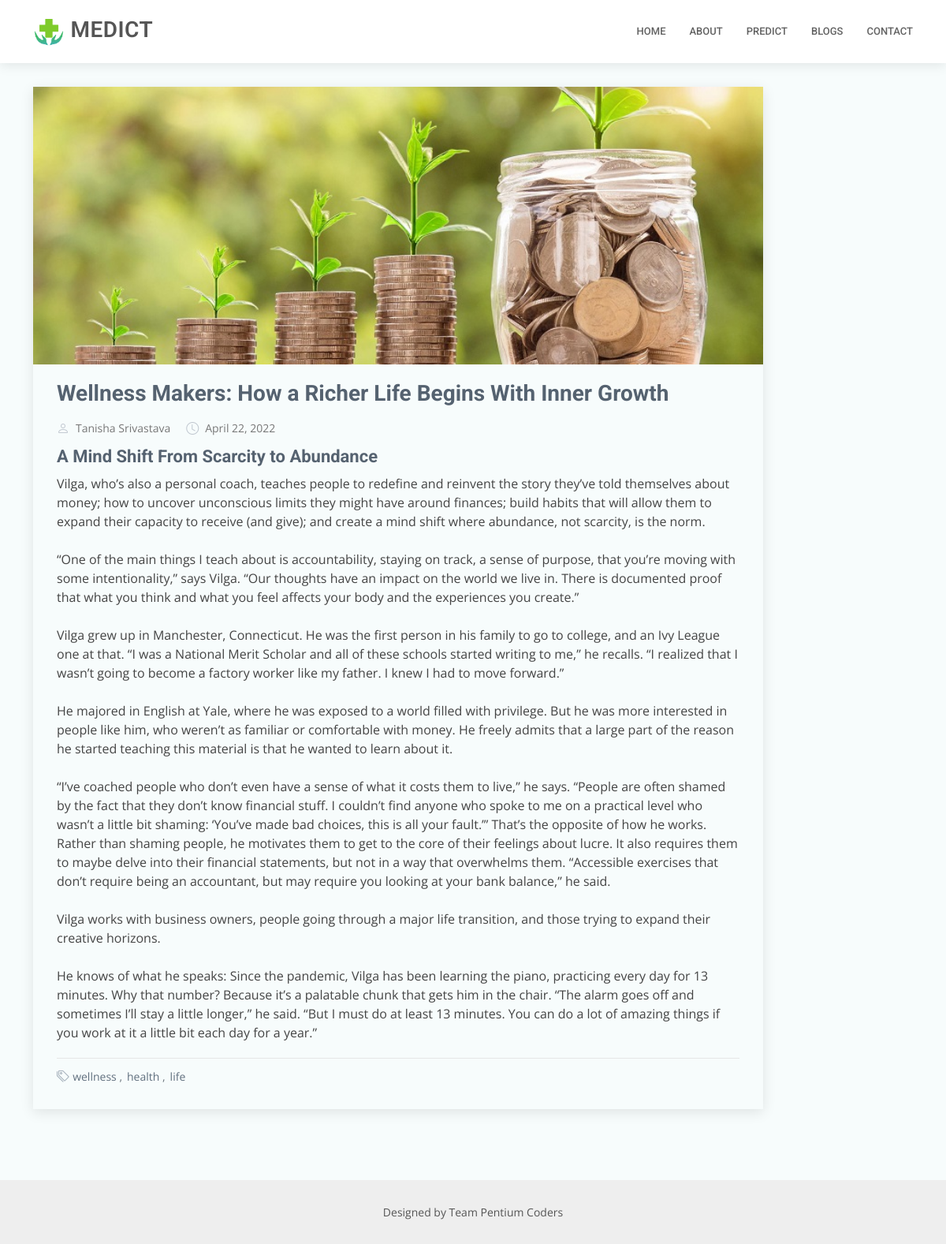
The page /blogpost/4 on the database its author committed.
### Main/models.py (models this page shows)
class Blog(models.Model):
    sno = models.AutoField(primary_key=True)
    author = models.CharField(max_length=30)
    title = models.CharField(max_length=100)
    metadesc = models.CharField(max_length=150)
    content = models.TextField()
    thumbimg = models.ImageField(upload_to='blogs/thumbnail', blank=True, null=True)
    featureimg = models.ImageField(upload_to='blogs/', blank=True, null=True)
    tags = models.TextField()
    dateposted = models.DateField(auto_now_add=True)

### Main/views.py (the view)
# urls.py: path('blogpost/<slug:slug>', views.blog, name="blog"),
def blog(request, slug):
    blog = Blog.objects.get(sno=slug)
    tags = blog.tags.split()
    return render(request, 'blogpost.html', {"blog": blog, "tags":tags})

### template/blogpost.html (shortened to what this page needs)
{% extends 'base.html' %}  {% block body %}
<main id="main">
  <section id="blog" class="blog section-bg">
    <div class="container" data-aos="fade-up">
      <div class="row">
        <div class="col-lg-10 entries">
          <article class="entry entry-single">
            <div class="entry-img">
              <img
                src="{{blog.featureimg.url}}"
                alt="{{blog.title}"
                class="col-12"
              />
            </div>
            <h2 class="entry-title">
              <a href="#">{{blog.title}}</a>
            </h2>
            <div class="entry-meta">
              <ul>
                <li class="d-flex align-items-center">
                  <i class="bi bi-person"></i>
                  <a href="blog-single.html">{{blog.author}}</a>
                </li>
                <li class="d-flex align-items-center">
                  <i class="bi bi-clock"></i>
                  <a href="blog-single.html">
                    <time datetime="{{blog.dateposted}}"
                      >{{blog.dateposted}}</time
                    >
                  </a>
                </li>
              </ul>
            </div>
            <div class="entry-content">
              <div>{{ blog.content|safe }}</div>
            </div>
            <div class="entry-footer">
              <i class="bi bi-tags"></i>
              <ul class="tags">
                {% for tag in tags %}
                <li><a>{{tag}}</a></li>
                {% endfor %}
              </ul>
            </div>
          </article>
        </div>
      </div>
    </div>
  </section>
</main>
{% endblock body %}

### assets/static/css/style.css (style rules this page uses)
body { font-family: "Open Sans", sans-serif; color: #444444; }
a { color: #3fbbc0; text-decoration: none; }
h1, h2, h3, h4, h5, h6 { font-family: "Roboto", sans-serif; }
section { padding: 60px 0; overflow: hidden; }
.section-bg { background-color: #f7fcfc; }
.blog { margin-top: 50px; }
.blog .entry { padding: 30px; margin-bottom: 30px; box-shadow: 0 4px 16px rgba(0, 0, 0, 0.1); }
.blog .entry .entry-img { max-height: 440px; margin: -30px -30px 20px -30px; overflow: hidden; }
.blog .entry .entry-title { font-size: 28px; font-weight: bold; padding: 0; margin: 0 0 20px 0; }
.blog .entry .entry-title a { color: #556270; transition: 0.3s; }
.blog .entry .entry-meta { margin-bottom: 15px; color: #c1c8d0; }
.blog .entry .entry-meta ul { display: flex; flex-wrap: wrap; list-style: none; align-items: center; padding: 0; margin: 0; }
.blog .entry .entry-meta ul li + li { padding-left: 20px; }
.blog .entry .entry-meta i { font-size: 16px; margin-right: 8px; line-height: 0; }
.blog .entry .entry-meta a { color: #777777; font-size: 14px; display: inline-block; line-height: 1; }
.blog .entry .entry-content div { line-height: 24px; }
.blog .entry .entry-content h4 { color: #556270; font-size: 22px; font-weight: bold; }
.blog .entry .entry-footer { padding-top: 10px; margin-top: 20px; border-top: 1px solid #e6e6e6; }
.blog .entry .entry-footer i { color: #a4afba; display: inline; }
.blog .entry .entry-footer a { color: #606f7e; transition: 0.3s; cursor: pointer; }
.blog .entry .entry-footer .tags { list-style: none; display: inline; padding: 0; font-size: 14px; }
.blog .entry .entry-footer .tags li { display: inline-block; }
.blog .entry .entry-footer .tags li + li::before { padding-right: 6px; color: #6c757d; content: ","; }

### rows shown on the page
Blog: featureimg (picture), title "Wellness Makers: How a Richer Life Begins With Inner Growth", author "Tanisha Srivastava", dateposted "April 22, 2022", content "A Mind Shift From Scarcity to Abundance Vilga, who’s also a personal coach, teaches people to redefine and reinvent the story they’ve told themselves about money; how to uncover unconscious limits they might have around finances; build habits that will allow them to expand their capacity to receive (and give); and create a mind shift where abundance, not scarcity, is the norm. “One of the main things I teach about is accountability, staying on track, a sense of purpose, that you’re moving with some intentionality,” says Vilga. “Our thoughts have an impact on the world we live in. There is documented proof that what you think and what you feel affects your body and the experiences you…"

### other values the page prints
{{ tag }} "wellness" "health" "life"
